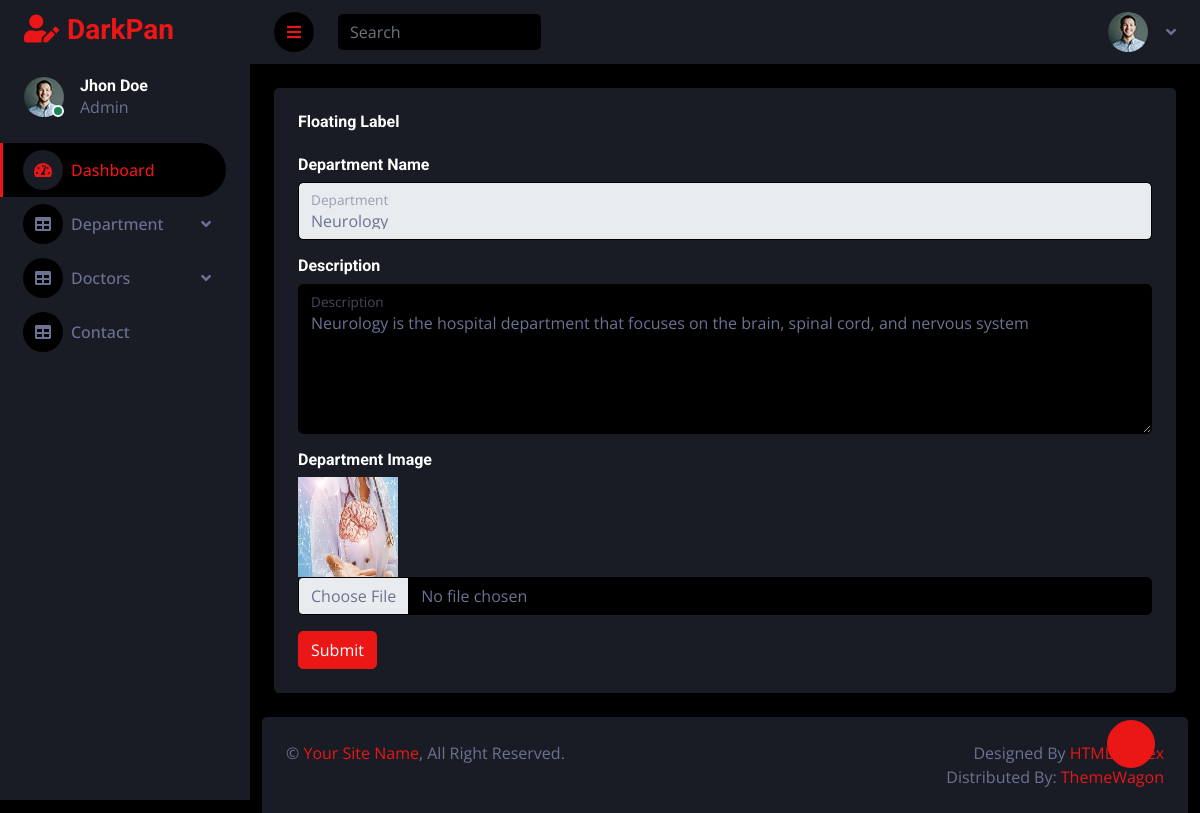
Screenshot of /hospital/edit_department/2/ with the database file from the repository.
### hospitalapp/models.py (models this page shows, shortened)
class DepartmentDb(models.Model):
    Department_Name = models.CharField(max_length=100)
    Department_Description = models.TextField()
    Department_Image = models.ImageField(upload_to="department/",blank=True, null=True)

### hospitalapp/views.py (the view)
# urls.py: path('edit_department/<int:department_id>/',views.edit_department,name='edit_department'),
def edit_department(request,department_id):
    department = DepartmentDb.objects.all()
    data=DepartmentDb.objects.get(id=department_id)
    return render(request,'Edit_Department.html',{'data':data,'department':department})

### hospitalapp/templates/Edit_Department.html (shortened to what this page needs)
<!DOCTYPE html>
{% extends 'dashboard.html' %}
{% block content %}
<html lang="en">
<head>
</head>
<body>
    <form method="post" action="{% url 'update_department' department_id=data.id %}" enctype="multipart/form-data">
        <div class="container-fluid pt-4 px-4">
                <div class="row g-4" >
                    <div class="col-sm-12 col-xl-12">
                        <div class="bg-secondary rounded h-100 p-4">
                            <h6 class="mb-4">Floating Label</h6>
                            <h6>Department Name</h6>
                             <div class="form-floating mb-3">
                                <select class="form-control" id="floatingInput" name="Department_Name">
                                    <option>{{ data.Department_Name }}</option>
                                </select>
                                 <label for="floatingInput">Department</label>
                            </div>
                            <h6>Description</h6>
                            <div class="form-floating mb-3" >
                                <textarea class="form-control" placeholder="Description" id="floatingTextarea" style="height: 150px;" name="Department_Description">{{ data.Department_Description }}</textarea>
                                <label for="floatingTextarea">Description</label>
                            </div>
                            <h6>Department Image</h6>
                            <div class="mb-3">
                                <img src="{{ data.Department_Image.url }}" width="100px" height="100px">
                                <input class="form-control bg-dark" type="file" id="formFile" placeholder="Department Image" name="Department_Image">
                            </div>
                                <button type="submit" class="btn btn-primary">Submit</button>
                        </div>
                    </div>
                </div>
            </div>
    </form>
</body>
</html>
{% endblock %}

### hospitalapp/static/assets/css/style.css (style rules this page uses)
:root { --primary: #EB1616; --secondary: #191C24; --light: #6C7293; --dark: #000000; }
.btn { transition: .5s; }

### rows the page displays
DepartmentDb: Department_Name "Neurology", Department_Description "Neurology is the hospital department that focuses on the brain, spinal cord, and nervous system", Department_Image (picture)
